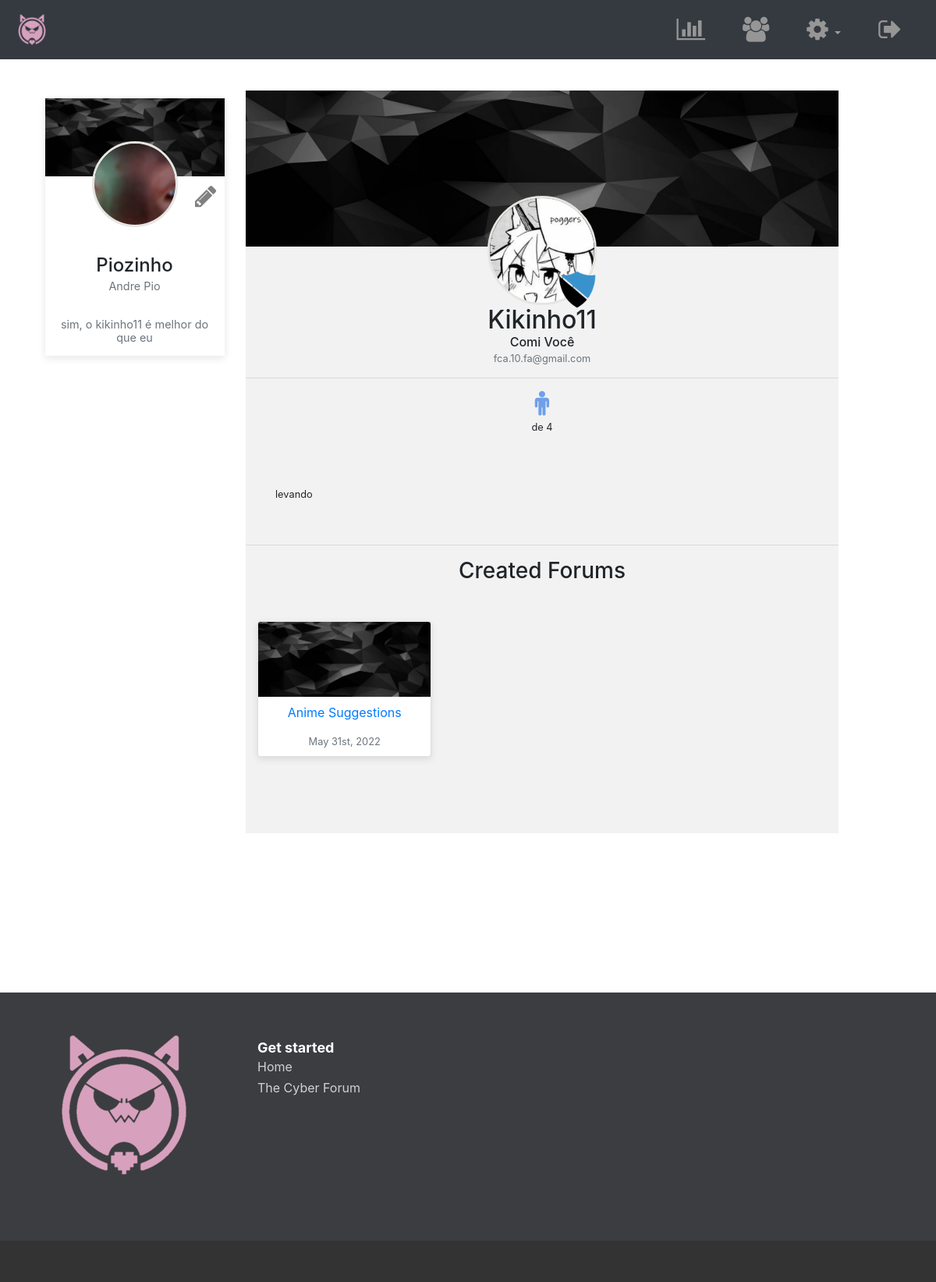
Page /profile.php?id=1 (signed in) on the earlier database version.
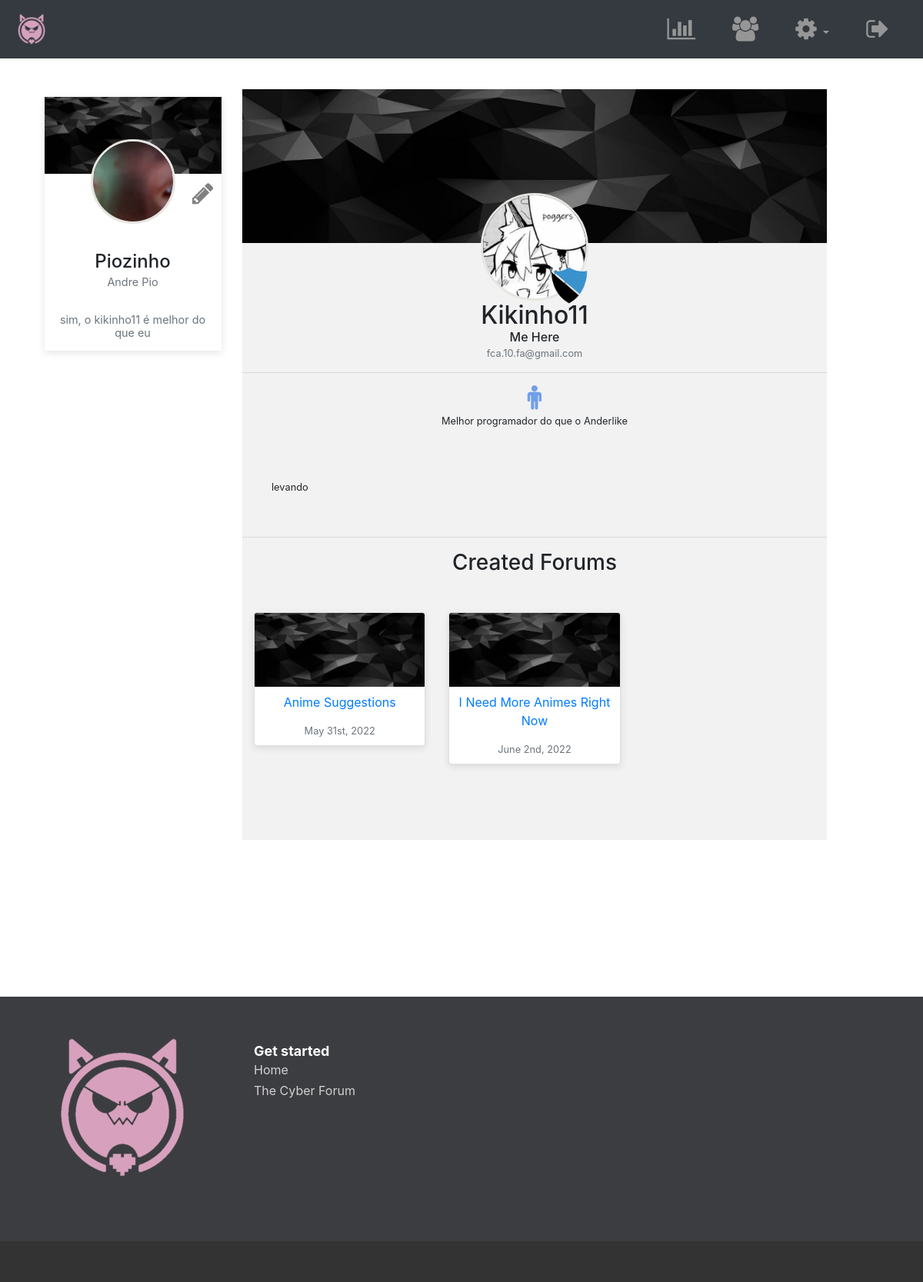
Same page on the later database version.
### tables this page shows
CREATE TABLE `users` (
  `idUsers` int(11) NOT NULL,
  `userLevel` int(11) NOT NULL DEFAULT 0,
  `f_name` varchar(50) NOT NULL,
  `l_name` varchar(50) NOT NULL,
  `uidUsers` tinytext NOT NULL,
  `emailUsers` tinytext NOT NULL,
  `pwdUsers` longtext NOT NULL,
  `gender` char(1) NOT NULL,
  `date_created` date NOT NULL DEFAULT current_timestamp(),
  `headline` varchar(500) DEFAULT NULL,
  `bio` varchar(4000) DEFAULT NULL,
  `userImg` varchar(500) DEFAULT 'default.png'
);

CREATE TABLE `topics` (
  `topic_id` int(8) NOT NULL,
  `topic_subject` varchar(255) NOT NULL,
  `topic_date` datetime NOT NULL,
  `topic_cat` int(8) NOT NULL,
  `topic_by` int(8) NOT NULL
);

### profile.php (the view, shortened to what this page needs)
<?php
    require 'includes/dbh.inc.php';
    if(isset($_GET['id']))
    {
        $userid = $_GET['id'];
    }
    else
    {
        $userid = $_SESSION['userId'];
    }
    $sql = "select * from users where idUsers = ".$userid;
    $stmt = mysqli_stmt_init($conn);
    if (!mysqli_stmt_prepare($stmt, $sql))
    {
        die('SQL error');
    }
    else
    {
        mysqli_stmt_execute($stmt);
        $result = mysqli_stmt_get_result($stmt);
        $user = mysqli_fetch_assoc($result);
    }
    include 'includes/HTML-head.php';
?>
</head>
<body>
    <?php include 'includes/navbar.php'; ?>
      <div class="container">
        <div class="row">
          <div class="col-sm-3">
              <?php include 'includes/profile-card.php'; ?>
          </div>
          <div class="col-sm-8 text-center" id="user-section">
              <img class="cover-img" src="img/black-bg.jpg">
              <img class="profile-img" src="uploads/<?php echo $user['userImg']; ?>">
              <?php
                    if ($user['userLevel'] === 1)
                    {
                        echo '<img id="admin-badge" src="img/admin-badge.png">';
                    }
              ?>
              <h2><?php echo ucwords($user['uidUsers']); ?></h2>
              <h6><?php echo ucwords($user['f_name']) . " " . ucwords($user['l_name']); ?></h6>
              <h6><?php echo '<small class="text-muted">'.$user['emailUsers'].'</small>'; ?></h6>
              <hr>
              <?php
                if ($user['gender'] == 'm')
                {
                    echo '<i class="fa fa-male fa-2x" aria-hidden="true" style="color: #709fea;"></i>';
                }
                else if ($user['gender'] == 'f')
                {
                    echo '<i class="fa fa-female fa-2x" aria-hidden="true" style="color: #FFA6F5;"></i>';
                }
                ?>
              <br><small><?php echo $user['headline']; ?></small>
              <br><br>
              <div class="profile-bio">
                  <small><?php echo $user['bio'];?></small>
              </div>
              <hr>
              <h3>Created Forums</h3>
              <br><br>
              <?php
                    $sql = "select * from topics where topic_by = ?";
                    $stmt = mysqli_stmt_init($conn);
                    if (!mysqli_stmt_prepare($stmt, $sql))
                    {
                        die('SQL error');
                    }
                    else
                    {
                        mysqli_stmt_bind_param($stmt, "s", $userid);
                        mysqli_stmt_execute($stmt);
                        $result = mysqli_stmt_get_result($stmt);
                        echo '<div class="container">'
                                    .'<div class="row">';
                        $row = mysqli_fetch_assoc($result);
                        if(empty($row))
                        {
                            echo '<div class="col-sm-4" style="padding-bottom: 30px;"></div>
                                <div class="col-sm-4">
                                    <img class="profile-empty-img" src="img/empty.png">
                                  </div>
                                  <div class="col-sm-4" style="padding-bottom: 30px;"></div>
                                    </div>
                                  </div>';
                        }
                        else
                        {
                            do
                            {
                                echo '<div class="col-sm-4" style="padding-bottom: 30px;">
                                        <div class="card user-blogs">
                                            <a href="posts.php?topic='.$row['topic_id'].'">
                                            <img class="card-img-top" src="img/black-bg.jpg" alt="Card image cap">
                                            <div class="card-block p-2">
                                              <p class="card-title">'.ucwords($row['topic_subject']).'</p>
                                             <p class="card-text"><small class="text-muted">'
                                             .date("F jS, Y", strtotime($row['topic_date'])).'</small></p>
                                            </div>
                                            </a>
                                          </div>
                                          </div>';
                            }while ($row = mysqli_fetch_assoc($result));
                            echo '</div>'
                                    .'</div>';
                        }
                    }
              ?>
              <br><br>
          </div>
          <div class="col-sm-1">
          </div>
        </div>
      </div>
<?php include 'includes/footer.php'; ?>
<?php include 'includes/HTML-footer.php'; ?>

Differences in the rows shown:
changed users "Kikinho11": f_name "Comi" → "Me"; l_name "Você" → "Here"; headline "de 4" → "Melhor programador do que o Anderlike"
added topics: topic_subject "I Need More Animes Right Now", topic_date "June 2nd, 2022"
